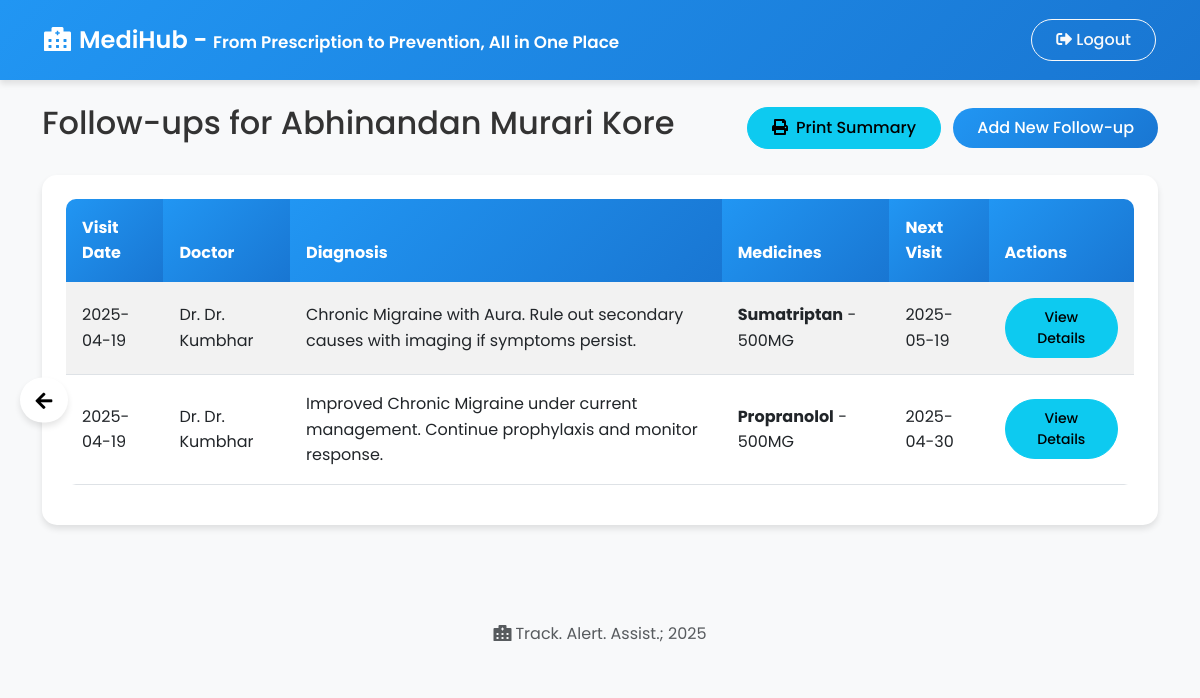
Page /doctor/view_follow_ups/1 (signed in) on the committed database.
### app/models.py (models this page shows, shortened)
class Patient(db.Model):
    id = db.Column(db.Integer, primary_key=True)
    user_id = db.Column(db.Integer, db.ForeignKey('user.id'), nullable=False)
    name = db.Column(db.String(100), nullable=False)
    age = db.Column(db.Integer, nullable=False)
    gender = db.Column(db.String(10), nullable=False)
    contact = db.Column(db.String(20), nullable=False)
    address = db.Column(db.String(200), nullable=False)
    email = db.Column(db.String(120), nullable=True)
    is_premium = db.Column(db.Boolean, default=False)
    doctor_id = db.Column(db.Integer, db.ForeignKey('doctor.id'), nullable=True)
    user = db.relationship('User', backref=db.backref('patient', uselist=False))
    doctor = db.relationship('Doctor', backref=db.backref('patients', lazy=True))
    prescriptions = db.relationship('Prescription', backref='prescription_patient', lazy=True)
    follow_ups = db.relationship('FollowUp', backref='follow_up_patient', lazy=True)

class FollowUp(db.Model):
    id = db.Column(db.Integer, primary_key=True)
    patient_id = db.Column(db.Integer, db.ForeignKey('patient.id'), nullable=False)
    doctor_id = db.Column(db.Integer, db.ForeignKey('doctor.id'), nullable=False)
    visit_date = db.Column(db.DateTime, nullable=False, default=datetime.utcnow)
    complaints = db.Column(db.Text, nullable=True)
    examination = db.Column(db.Text, nullable=True)
    diagnosis = db.Column(db.Text, nullable=False)
    treatment = db.Column(db.Text, nullable=True)
    next_visit_date = db.Column(db.DateTime, nullable=True)
    notes = db.Column(db.Text, nullable=True)
    patient = db.relationship('Patient', backref=db.backref('patient_follow_ups', lazy=True))
    doctor = db.relationship('Doctor', backref=db.backref('doctor_follow_ups', lazy=True))

class Doctor(db.Model):
    id = db.Column(db.Integer, primary_key=True)
    user_id = db.Column(db.Integer, db.ForeignKey('user.id'), nullable=False)
    name = db.Column(db.String(100), nullable=False)
    specialization = db.Column(db.String(100), nullable=False)
    contact = db.Column(db.String(20), nullable=False)
    is_available = db.Column(db.Boolean, default=True)
    user = db.relationship('User', backref=db.backref('doctor', uselist=False))
    assigned_patients = db.relationship('Patient', backref='assigned_doctor', lazy=True)
    follow_ups = db.relationship('FollowUp', backref='follow_up_doctor', lazy=True)

class Medicine(db.Model):
    id = db.Column(db.Integer, primary_key=True)
    follow_up_id = db.Column(db.Integer, db.ForeignKey('follow_up.id'), nullable=False)
    name = db.Column(db.String(100), nullable=False)
    dosage = db.Column(db.String(100), nullable=False)
    notes = db.Column(db.Text, nullable=True)
    follow_up = db.relationship('FollowUp', backref=db.backref('medicines', lazy=True))

### app/routes/doctor.py (the view)
@doctor_bp.route('/view_follow_ups/<int:patient_id>')
@login_required
def view_follow_ups(patient_id):
    if current_user.role != 'doctor':
        return redirect(url_for('main.dashboard'))
    patient = Patient.query.get_or_404(patient_id)
    doctor = Doctor.query.filter_by(user_id=current_user.id).first()
    if patient.doctor_id != doctor.id:
        flash('You are not authorized to view follow-ups for this patient', 'danger')
        return redirect(url_for('doctor.dashboard'))
    follow_ups = FollowUp.query.filter_by(patient_id=patient.id).order_by(FollowUp.visit_date.desc()).all()
    return render_template('view_follow_ups.html', patient=patient, follow_ups=follow_ups)

### app/__init__.py (called while the page is built)
def create_app():
    app = Flask(__name__)
    app.config.from_object(Config)
    db.init_app(app)
    migrate = Migrate(app, db)
    login_manager = LoginManager()
    login_manager.init_app(app)
    login_manager.login_view = 'main.login'
    @login_manager.user_loader
    def load_user(user_id):
        return User.query.get(int(user_id))
    from app.routes.main import main_bp
    from app.routes.receptionist import receptionist_bp
    from app.routes.doctor import doctor_bp
    from app.routes.patient import patient_bp
    from app.routes.analytics import analytics_bp
    app.register_blueprint(main_bp)
    app.register_blueprint(receptionist_bp)
    app.register_blueprint(doctor_bp)
    app.register_blueprint(patient_bp)
    app.register_blueprint(analytics_bp)
    with app.app_context():
        db.create_all()
    return app

### app/templates/view_follow_ups.html (shortened to what this page needs)
{% extends "base.html" %}
{% block content %}
<div class="row">
    <div class="col-md-12 mb-4">
        <div class="d-flex justify-content-between align-items-center">
            <h2>Follow-ups for {{ patient.name }}</h2>
            <div>
                <button onclick="window.print()" class="btn btn-info me-2">
                    <i class="fas fa-print me-2"></i>Print Summary
                </button>
                <a href="{{ url_for('doctor.add_follow_up', patient_id=patient.id) }}" class="btn btn-primary">
                    Add New Follow-up
                </a>
            </div>
        </div>
    </div>
</div>
<div class="row">
    <div class="col-md-12">
        <div class="card">
            <div class="card-body">
                <div class="table-responsive">
                    <table class="table table-striped">
                        <thead>
                            <tr>
                                <th>Visit Date</th>
                                <th>Doctor</th>
                                <th>Diagnosis</th>
                                <th>Medicines</th>
                                <th>Next Visit</th>
                                <th class="no-print">Actions</th>
                            </tr>
                        </thead>
                        <tbody>
                            {% for follow_up in follow_ups %}
                            <tr>
                                <td>{{ follow_up.visit_date.strftime('%Y-%m-%d') }}</td>
                                <td>Dr. {{ follow_up.doctor.name }}</td>
                                <td>{{ follow_up.diagnosis }}</td>
                                <td>
                                    {% if follow_up.medicines %}
                                        <ul class="list-unstyled mb-0">
                                            {% for medicine in follow_up.medicines[:2] %}
                                            <li>
                                                <strong>{{ medicine.name }}</strong>
                                                {% if medicine.dosage %} - {{ medicine.dosage }}{% endif %}
                                            </li>
                                            {% endfor %}
                                        </ul>
                                    {% else %}
                                        No medicines prescribed
                                    {% endif %}
                                </td>
                                <td>
                                    {% if follow_up.next_visit_date %}
                                        {{ follow_up.next_visit_date.strftime('%Y-%m-%d') }}
                                    {% else %}
                                        Not Scheduled
                                    {% endif %}
                                </td>
                                <td class="no-print">
                                    <a href="{{ url_for('doctor.view_follow_up', follow_up_id=follow_up.id) }}"
                                       class="btn btn-info btn-sm">
                                        View Details
                                    </a>
                                </td>
                            </tr>
                            {% else %}
                            <tr>
                                <td colspan="6" class="text-center">No follow-ups found for this patient.</td>
                            </tr>
                            {% endfor %}
                        </tbody>
                    </table>
                </div>
            </div>
        </div>
    </div>
</div>
{% endblock %}

### app/templates/base.html (shortened to what this page needs)
<!DOCTYPE html>
<html lang="en">
<head>
    <link href="https://cdn.jsdelivr.net/npm/bootstrap@5.3.0/dist/css/bootstrap.min.css" rel="stylesheet">
    <link rel="stylesheet" href="https://cdnjs.cloudflare.com/ajax/libs/font-awesome/5.15.4/css/all.min.css">
    <link rel="stylesheet" href="{{ url_for('static', filename='style.css') }}">
</head>
<body>
    <div class="back-button-container">
        <button id="backButton" class="btn btn-light back-button" onclick="history.back()">
            <i class="fas fa-arrow-left"></i>
        </button>
    </div>
    <nav class="navbar navbar-expand-lg navbar-dark sticky-top">
        <div class="container">
            <a class="navbar-brand" href="{{ url_for('main.landing') }}">
                <i class="fas fa-hospital-alt me-2"></i>MediHub -
                <small class="text-white" style="font-size: 0.7em;">From Prescription to Prevention, All in One Place</small>
            </a>
            <div class="collapse navbar-collapse" id="navbarNav">
                <ul class="navbar-nav me-auto">
                    {% if current_user.is_authenticated %}
                        <li class="nav-item">
                            <a class="nav-link" href="{{ url_for('main.dashboard') }}">
                            </a>
                        </li>
                    {% endif %}
                </ul>
                <div class="d-flex">
                    {% if current_user.is_authenticated %}
                        <a href="{{ url_for('main.logout') }}" class="btn btn-outline-light">
                            <i class="fas fa-sign-out-alt me-1"></i>Logout
                        </a>
                    {% else %}
                        <a href="{{ url_for('main.get_started') }}" class="btn btn-primary">
                            <i class="fas fa-rocket me-1"></i>Get Started
                        </a>
                    {% endif %}
                </div>
            </div>
        </div>
    </nav>
    <div class="container mt-4">
        {% block content %}{% endblock %}
    </div>
    <footer class="bg-light py-4 mt-5">
        <div class="container text-center">
            <p class="mb-0 text-muted">
                <i class="fas fa-hospital-alt me-1"></i>Track. Alert. Assist.; 2025
            </p>
        </div>
    </footer>
</body>
</html>

### app/static/style.css (style rules this page uses)
.back-button-container { position: fixed; left: 20px; top: 50%; transform: translateY(-50%); z-index: 1000; }
.back-button { width: 45px; height: 45px; border-radius: 50%; background-color: var(--white); box-shadow: var(--shadow); display: flex; align-items: center; justify-content: center; transition: var(--transition); border: none; }
.back-button i { font-size: 1.2rem; }
:root { --primary-color: #2196F3; --primary-light: #E3F2FD; --primary-dark: #1976D2; --secondary-color: #4CAF50; --secondary-light: #E8F5E9; --secondary-dark: #388E3C; --accent-color: #FFC107; --accent-light: #FFF8E1; --accent-dark: #FFA000; --text-color: #333; --text-light: #757575; --light-bg: #f8f9fa; --white: #ffffff; --shadow: 0 4px 6px rgba(0,0,0,.1); --shadow-lg: 0 10px 15px rgba(0,0,0,.1); --transition: all 0.3s ease; --border-radius: 10px; --border-radius-lg: 15px; }
body { background-color: var(--light-bg); font-family: 'Poppins', sans-serif; color: var(--text-color); line-height: 1.6; }
.navbar { background: linear-gradient(135deg, var(--primary-color), var(--primary-dark)); box-shadow: var(--shadow); padding: 1rem 2rem; transition: var(--transition); }
.navbar-brand { font-weight: 600; color: var(--white) !important; transition: var(--transition); font-size: 1.5rem; }
.nav-link { color: rgba(255, 255, 255, 0.9) !important; font-weight: 500; transition: var(--transition); padding: 0.5rem 1rem; border-radius: 5px; }
.card { border: none; border-radius: var(--border-radius-lg); box-shadow: var(--shadow); transition: var(--transition); background: var(--white); overflow: hidden; margin-bottom: 1.5rem; }
.card-body { padding: 1.5rem; }
.btn { border-radius: 30px; padding: 0.5rem 1.5rem; font-weight: 500; transition: var(--transition); }
.btn-primary { background: linear-gradient(135deg, var(--primary-color), var(--primary-dark)); border: none; }
.table { border-radius: var(--border-radius); overflow: hidden; }
.table thead th { background: linear-gradient(135deg, var(--primary-color), var(--primary-dark)); color: var(--white); border: none; padding: 1rem; }
.table tbody tr { transition: var(--transition); }
.table td { vertical-align: middle; padding: 1rem; }

### app/templates/view_follow_ups.html (style rules this page uses)
.table td { vertical-align: middle; }
.list-unstyled { margin-bottom: 0; }

### rows in the picture
Patient: name "Abhinandan Murari Kore"
FollowUp: visit_date "2025-04-19", doctor.name "Dr. Kumbhar", diagnosis "Chronic Migraine with Aura. Rule out secondary causes with imaging if symptoms persist.", next_visit_date "2025-05-19"
Medicine: name "Sumatriptan", dosage "500MG"
FollowUp: visit_date "2025-04-19", doctor.name "Dr. Kumbhar", diagnosis "Improved Chronic Migraine under current management. Continue prophylaxis and monitor response.", next_visit_date "2025-04-30"
Medicine: name "Propranolol", dosage "500MG"
